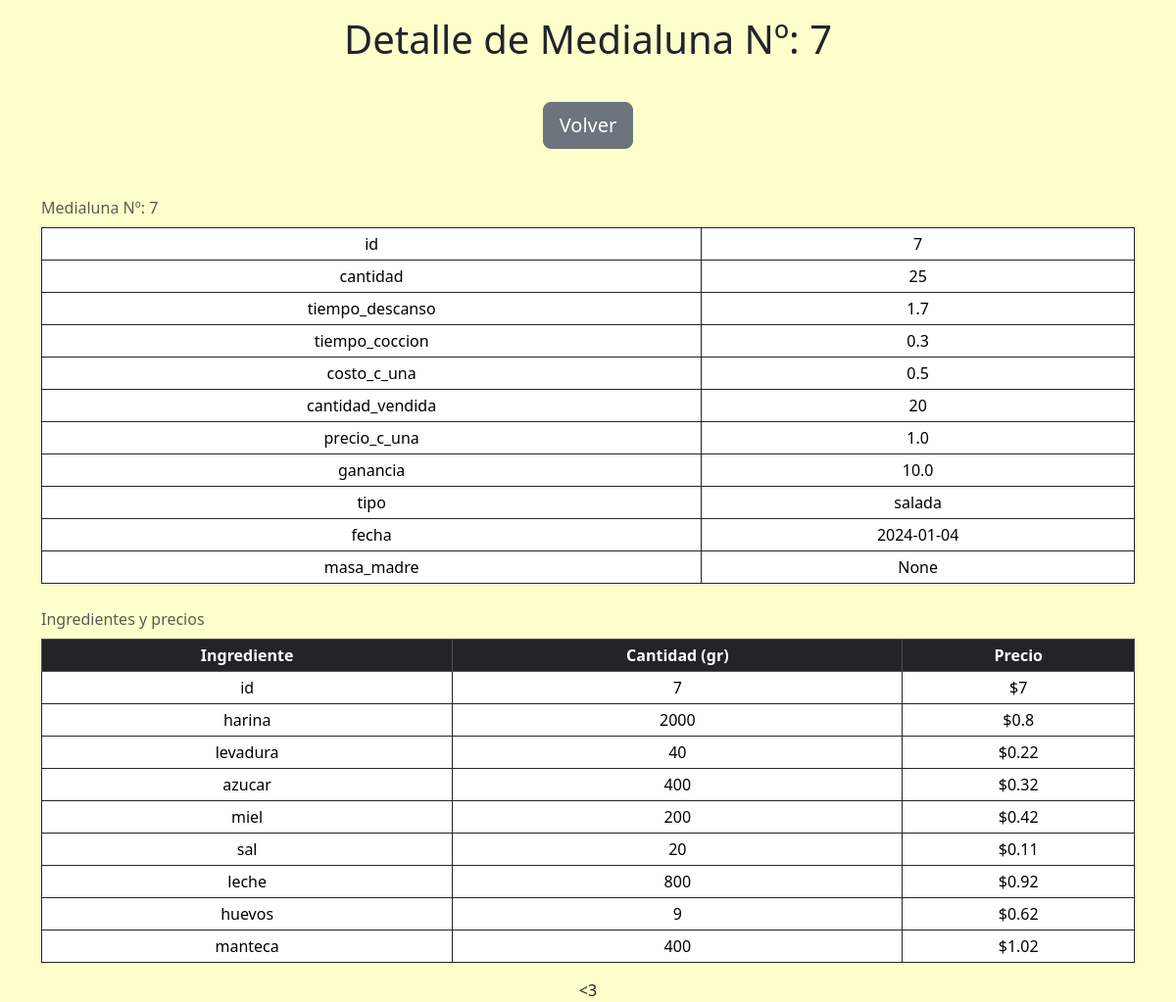
Screenshot of /medialunas/7 with the database file from the repository.
### tables this page shows
CREATE TABLE "medialunas" (
	"id"	INTEGER NOT NULL UNIQUE,
	"cantidad"	INTEGER,
	"tiempo_descanso"	REAL,
	"tiempo_coccion"	REAL,
	"costo_c_una"	REAL,
	"cantidad_vendida"	INTEGER,
	"precio_c_una"	REAL,
	"ganancia"	REAL,
	"tipo"	TEXT,
	"fecha" TEXT, "masa_madre" TEXT,
	PRIMARY KEY("id" AUTOINCREMENT)
);

CREATE TABLE ingredientes (
	id INTEGER NOT NULL,
	harina INTEGER,
	levadura INTEGER,
	azucar INTEGER,
	miel INTEGER,
	sal INTEGER,
	leche INTEGER,
	huevos INTEGER,
	manteca INTEGER,
	FOREIGN KEY(id) REFERENCES medialunas(id)
);

CREATE TABLE precios (
	id INTEGER NOT NULL,
	harina REAL,
	levadura REAL,
	azucar REAL,
	miel REAL,
	sal REAL,
	leche REAL,
	huevos REAL,
	manteca REAL,
	FOREIGN KEY(id) REFERENCES medialunas(id)
);

### app.py (the view)
@app.route('/medialunas/<int:id>')
def mostrar_medialunas(id: int):
    with sqlite3.connect(database) as connection:
        cursor = connection.cursor()
        cursor.execute("SELECT * FROM medialunas WHERE id=?", (str(id),))
        selected_medialuna = cursor.fetchone()
        cursor.execute("SELECT * FROM ingredientes WHERE id=?", (str(id),))
        selected_ingredientes = cursor.fetchone()
        cursor.execute("SELECT * FROM precios WHERE id=?", (str(id),))
        selected_precios = cursor.fetchone()
    print(COLUMNAS_INGREDIENTES_PRECIOS)
    medialuna = {}
    ingredientes = {}
    precios = {}
    if selected_medialuna != None:
        for i in range(len(COLUMNAS_MEDIALUNAS)):
            medialuna[COLUMNAS_MEDIALUNAS[i]] = selected_medialuna[i]
    if selected_ingredientes != None:
        for i in range(len(COLUMNAS_INGREDIENTES_PRECIOS)):
            ingredientes[COLUMNAS_INGREDIENTES_PRECIOS[i]] = selected_ingredientes[i]
    if selected_precios != None:
        for i in range(len(COLUMNAS_INGREDIENTES_PRECIOS)):
            precios[COLUMNAS_INGREDIENTES_PRECIOS[i]] = selected_precios[i]
    return render_template("medialunas.html", medialuna=medialuna,
                           ingredientes=ingredientes, precios=precios)

### templates/medialunas.html (shortened to what this page needs)
{% extends "layout.html" %}
{% block main %}
<h1> Detalle de Medialuna Nº: {{ medialuna["id"] }} </h1>
<div class="btn-container">
    <button type="button" class="btn btn-secondary btn-lg" onclick="location.href = '/'">Volver</button>
</div>
<div class="container table-responsive-sm">
    <table class="table table-sm table-hover table-bordered border-dark">
        <caption> Medialuna Nº: {{ medialuna["id"] }} </caption>
        <tbody>
            {% for key in medialuna %}
            <tr>
                <td> {{ key }} </td>
                <td> {{ medialuna[key] }} </td>
            </tr>
            {% endfor %}
        </tbody>
    </table>
    <table class="table table-sm table-hover table-bordered border-dark">
        <caption> Ingredientes y precios </caption>
        <thead class="table-dark">
            <tr>
                <th> Ingrediente </th>
                <th> Cantidad (gr) </th>
                <th> Precio </th>
            </tr>
        </thead>
        <tbody>
            {% for key in ingredientes %}
            <tr>
                <td> {{ key }} </td>
                <td> {{ ingredientes[key] }} </td>
                <td> ${{ precios[key] }} </td>
            </tr>
            {% endfor %}
        </tbody>
    </table>
</div>
{% endblock %}

### static/styles.css (style rules this page uses)
body { background-color: #ffffcc !important; text-align: center !important; }
.btn-container { margin-top: 5vh; margin-bottom: 5vh; width: 100%; }
caption { caption-side: top; }
h1 { margin-top: 1rem !important; }

### rows the page displays
medialunas: id "7", id "7" "25" "1.7" "0.3" "0.5" "20" "1.0" "10.0" "salada" "2024-01-04"
ingredientes: id "7" "2000" "40" "400" "200" "20" "800" "9" "400"
precios: id "7" "0.8" "0.22" "0.32" "0.42" "0.11" "0.92" "0.62" "1.02"

### other values shown
{{ key }} "id" "cantidad" "tiempo_descanso" "tiempo_coccion" "costo_c_una" "cantidad_vendida" "precio_c_una" "ganancia" "tipo" "fecha" "masa_madre"
{{ medialuna[key] }} "None"
{{ key }} "id" "harina" "levadura" "azucar" "miel" "sal" "leche" "huevos" "manteca"
